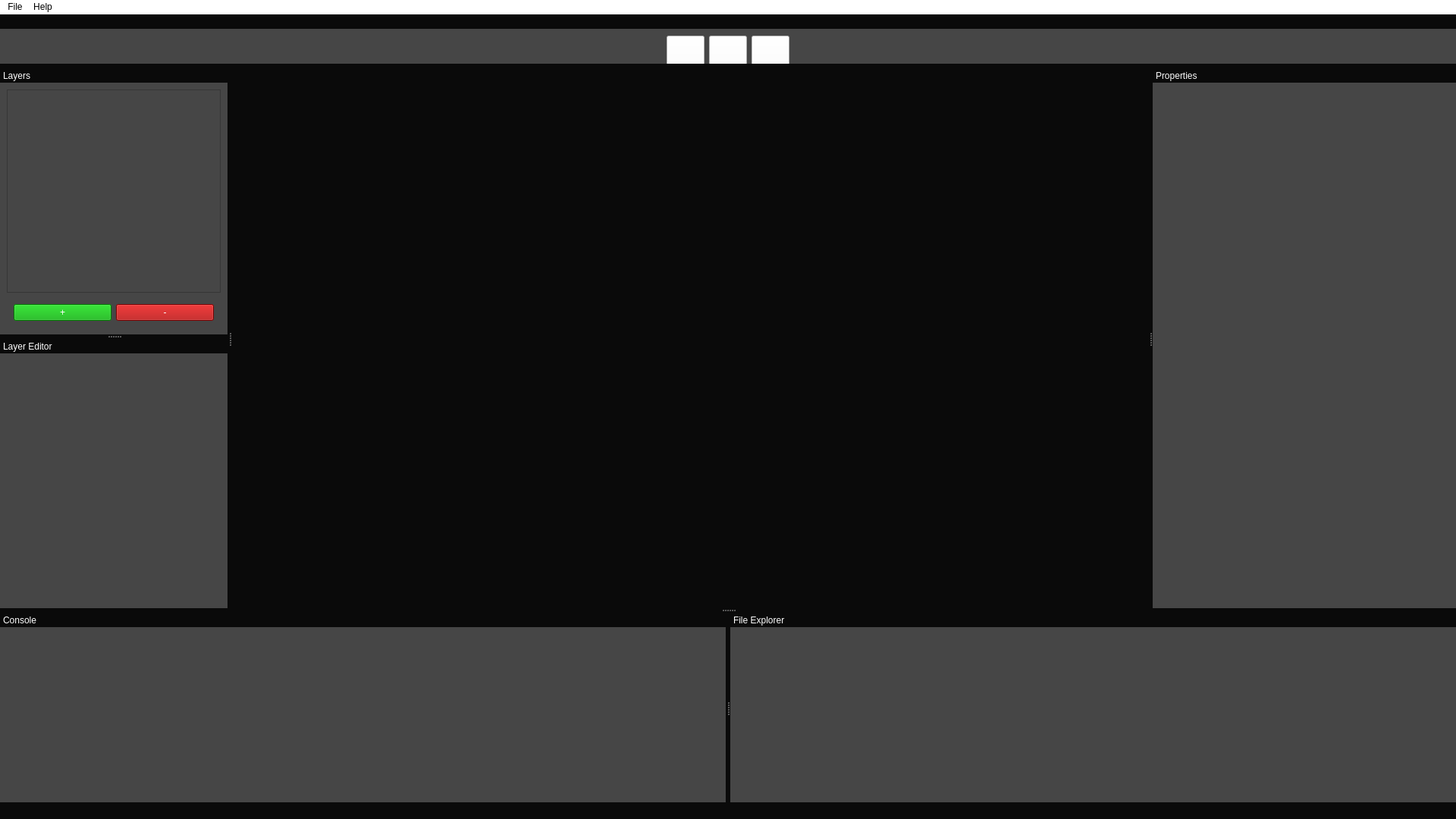
<?xml version="1.0" encoding="UTF-8"?>
<ui version="4.0">
 <class>MainWindow</class>
 <widget class="QMainWindow" name="MainWindow">
  <property name="geometry">
   <rect>
    <x>0</x>
    <y>0</y>
    <width>1920</width>
    <height>1080</height>
   </rect>
  </property>
  <property name="palette">
   <palette>
    <active>
     <colorrole role="WindowText">
      <brush brushstyle="SolidPattern">
       <color alpha="255">
        <red>255</red>
        <green>255</green>
        <blue>255</blue>
       </color>
      </brush>
     </colorrole>
     <colorrole role="Button">
      <brush brushstyle="SolidPattern">
       <color alpha="255">
        <red>10</red>
        <green>10</green>
        <blue>10</blue>
       </color>
      </brush>
     </colorrole>
     <colorrole role="Light">
      <brush brushstyle="SolidPattern">
       <color alpha="255">
        <red>105</red>
        <green>105</green>
        <blue>105</blue>
       </color>
      </brush>
     </colorrole>
     <colorrole role="Midlight">
      <brush brushstyle="SolidPattern">
       <color alpha="255">
        <red>87</red>
        <green>87</green>
        <blue>87</blue>
       </color>
      </brush>
     </colorrole>
     <colorrole role="Dark">
      <brush brushstyle="SolidPattern">
       <color alpha="255">
        <red>35</red>
        <green>35</green>
        <blue>35</blue>
       </color>
      </brush>
     </colorrole>
     <colorrole role="Mid">
      <brush brushstyle="SolidPattern">
       <color alpha="255">
        <red>46</red>
        <green>46</green>
        <blue>46</blue>
       </color>
      </brush>
     </colorrole>
     <colorrole role="Text">
      <brush brushstyle="SolidPattern">
       <color alpha="255">
        <red>255</red>
        <green>255</green>
        <blue>255</blue>
       </color>
      </brush>
     </colorrole>
     <colorrole role="BrightText">
      <brush brushstyle="SolidPattern">
       <color alpha="255">
        <red>255</red>
        <green>255</green>
        <blue>255</blue>
       </color>
      </brush>
     </colorrole>
     <colorrole role="ButtonText">
      <brush brushstyle="SolidPattern">
       <color alpha="255">
        <red>255</red>
        <green>255</green>
        <blue>255</blue>
       </color>
      </brush>
     </colorrole>
     <colorrole role="Base">
      <brush brushstyle="SolidPattern">
       <color alpha="255">
        <red>10</red>
        <green>10</green>
        <blue>10</blue>
       </color>
      </brush>
     </colorrole>
     <colorrole role="Window">
      <brush brushstyle="SolidPattern">
       <color alpha="255">
        <red>10</red>
        <green>10</green>
        <blue>10</blue>
       </color>
      </brush>
     </colorrole>
     <colorrole role="Shadow">
      <brush brushstyle="SolidPattern">
       <color alpha="255">
        <red>0</red>
        <green>0</green>
        <blue>0</blue>
       </color>
      </brush>
     </colorrole>
     <colorrole role="AlternateBase">
      <brush brushstyle="SolidPattern">
       <color alpha="255">
        <red>35</red>
        <green>35</green>
        <blue>35</blue>
       </color>
      </brush>
     </colorrole>
     <colorrole role="ToolTipBase">
      <brush brushstyle="SolidPattern">
       <color alpha="255">
        <red>255</red>
        <green>255</green>
        <blue>220</blue>
       </color>
      </brush>
     </colorrole>
     <colorrole role="ToolTipText">
      <brush brushstyle="SolidPattern">
       <color alpha="255">
        <red>0</red>
        <green>0</green>
        <blue>0</blue>
       </color>
      </brush>
     </colorrole>
     <colorrole role="PlaceholderText">
      <brush brushstyle="SolidPattern">
       <color alpha="128">
        <red>255</red>
        <green>255</green>
        <blue>255</blue>
       </color>
      </brush>
     </colorrole>
    </active>
    <inactive>
     <colorrole role="WindowText">
      <brush brushstyle="SolidPattern">
       <color alpha="255">
        <red>255</red>
        <green>255</green>
        <blue>255</blue>
       </color>
      </brush>
     </colorrole>
     <colorrole role="Button">
      <brush brushstyle="SolidPattern">
       <color alpha="255">
        <red>10</red>
        <green>10</green>
        <blue>10</blue>
       </color>
      </brush>
     </colorrole>
     <colorrole role="Light">
      <brush brushstyle="SolidPattern">
       <color alpha="255">
        <red>105</red>
        <green>105</green>
        <blue>105</blue>
       </color>
      </brush>
     </colorrole>
     <colorrole role="Midlight">
      <brush brushstyle="SolidPattern">
       <color alpha="255">
        <red>87</red>
        <green>87</green>
        <blue>87</blue>
       </color>
      </brush>
     </colorrole>
     <colorrole role="Dark">
      <brush brushstyle="SolidPattern">
       <color alpha="255">
        <red>35</red>
        <green>35</green>
        <blue>35</blue>
       </color>
      </brush>
     </colorrole>
     <colorrole role="Mid">
      <brush brushstyle="SolidPattern">
       <color alpha="255">
        <red>46</red>
        <green>46</green>
        <blue>46</blue>
       </color>
      </brush>
     </colorrole>
     <colorrole role="Text">
      <brush brushstyle="SolidPattern">
       <color alpha="255">
        <red>255</red>
        <green>255</green>
        <blue>255</blue>
       </color>
      </brush>
     </colorrole>
     <colorrole role="BrightText">
      <brush brushstyle="SolidPattern">
       <color alpha="255">
        <red>255</red>
        <green>255</green>
        <blue>255</blue>
       </color>
      </brush>
     </colorrole>
     <colorrole role="ButtonText">
      <brush brushstyle="SolidPattern">
       <color alpha="255">
        <red>255</red>
        <green>255</green>
        <blue>255</blue>
       </color>
      </brush>
     </colorrole>
     <colorrole role="Base">
      <brush brushstyle="SolidPattern">
       <color alpha="255">
        <red>10</red>
        <green>10</green>
        <blue>10</blue>
       </color>
      </brush>
     </colorrole>
     <colorrole role="Window">
      <brush brushstyle="SolidPattern">
       <color alpha="255">
        <red>10</red>
        <green>10</green>
        <blue>10</blue>
       </color>
      </brush>
     </colorrole>
     <colorrole role="Shadow">
      <brush brushstyle="SolidPattern">
       <color alpha="255">
        <red>0</red>
        <green>0</green>
        <blue>0</blue>
       </color>
      </brush>
     </colorrole>
     <colorrole role="AlternateBase">
      <brush brushstyle="SolidPattern">
       <color alpha="255">
        <red>35</red>
        <green>35</green>
        <blue>35</blue>
       </color>
      </brush>
     </colorrole>
     <colorrole role="ToolTipBase">
      <brush brushstyle="SolidPattern">
       <color alpha="255">
        <red>255</red>
        <green>255</green>
        <blue>220</blue>
       </color>
      </brush>
     </colorrole>
     <colorrole role="ToolTipText">
      <brush brushstyle="SolidPattern">
       <color alpha="255">
        <red>0</red>
        <green>0</green>
        <blue>0</blue>
       </color>
      </brush>
     </colorrole>
     <colorrole role="PlaceholderText">
      <brush brushstyle="SolidPattern">
       <color alpha="128">
        <red>255</red>
        <green>255</green>
        <blue>255</blue>
       </color>
      </brush>
     </colorrole>
    </inactive>
    <disabled>
     <colorrole role="WindowText">
      <brush brushstyle="SolidPattern">
       <color alpha="255">
        <red>255</red>
        <green>255</green>
        <blue>255</blue>
       </color>
      </brush>
     </colorrole>
     <colorrole role="Button">
      <brush brushstyle="SolidPattern">
       <color alpha="255">
        <red>10</red>
        <green>10</green>
        <blue>10</blue>
       </color>
      </brush>
     </colorrole>
     <colorrole role="Light">
      <brush brushstyle="SolidPattern">
       <color alpha="255">
        <red>105</red>
        <green>105</green>
        <blue>105</blue>
       </color>
      </brush>
     </colorrole>
     <colorrole role="Midlight">
      <brush brushstyle="SolidPattern">
       <color alpha="255">
        <red>87</red>
        <green>87</green>
        <blue>87</blue>
       </color>
      </brush>
     </colorrole>
     <colorrole role="Dark">
      <brush brushstyle="SolidPattern">
       <color alpha="255">
        <red>35</red>
        <green>35</green>
        <blue>35</blue>
       </color>
      </brush>
     </colorrole>
     <colorrole role="Mid">
      <brush brushstyle="SolidPattern">
       <color alpha="255">
        <red>46</red>
        <green>46</green>
        <blue>46</blue>
       </color>
      </brush>
     </colorrole>
     <colorrole role="Text">
      <brush brushstyle="SolidPattern">
       <color alpha="255">
        <red>255</red>
        <green>255</green>
        <blue>255</blue>
       </color>
      </brush>
     </colorrole>
     <colorrole role="BrightText">
      <brush brushstyle="SolidPattern">
       <color alpha="255">
        <red>255</red>
        <green>255</green>
        <blue>255</blue>
       </color>
      </brush>
     </colorrole>
     <colorrole role="ButtonText">
      <brush brushstyle="SolidPattern">
       <color alpha="255">
        <red>255</red>
        <green>255</green>
        <blue>255</blue>
       </color>
      </brush>
     </colorrole>
     <colorrole role="Base">
      <brush brushstyle="SolidPattern">
       <color alpha="255">
        <red>10</red>
        <green>10</green>
        <blue>10</blue>
       </color>
      </brush>
     </colorrole>
     <colorrole role="Window">
      <brush brushstyle="SolidPattern">
       <color alpha="255">
        <red>10</red>
        <green>10</green>
        <blue>10</blue>
       </color>
      </brush>
     </colorrole>
     <colorrole role="Shadow">
      <brush brushstyle="SolidPattern">
       <color alpha="255">
        <red>0</red>
        <green>0</green>
        <blue>0</blue>
       </color>
      </brush>
     </colorrole>
     <colorrole role="AlternateBase">
      <brush brushstyle="SolidPattern">
       <color alpha="255">
        <red>70</red>
        <green>70</green>
        <blue>70</blue>
       </color>
      </brush>
     </colorrole>
     <colorrole role="ToolTipBase">
      <brush brushstyle="SolidPattern">
       <color alpha="255">
        <red>255</red>
        <green>255</green>
        <blue>220</blue>
       </color>
      </brush>
     </colorrole>
     <colorrole role="ToolTipText">
      <brush brushstyle="SolidPattern">
       <color alpha="255">
        <red>0</red>
        <green>0</green>
        <blue>0</blue>
       </color>
      </brush>
     </colorrole>
     <colorrole role="PlaceholderText">
      <brush brushstyle="SolidPattern">
       <color alpha="128">
        <red>255</red>
        <green>255</green>
        <blue>255</blue>
       </color>
      </brush>
     </colorrole>
    </disabled>
   </palette>
  </property>
  <property name="contextMenuPolicy">
   <enum>Qt::NoContextMenu</enum>
  </property>
  <property name="windowTitle">
   <string>MainWindow</string>
  </property>
  <property name="styleSheet">
   <string notr="true">background-color: rgb(10, 10, 10);
color: rgb(255, 255, 255);</string>
  </property>
  <property name="toolButtonStyle">
   <enum>Qt::ToolButtonIconOnly</enum>
  </property>
  <property name="dockNestingEnabled">
   <bool>false</bool>
  </property>
  <widget class="QWidget" name="mainWidget">
   <property name="sizePolicy">
    <sizepolicy hsizetype="Preferred" vsizetype="Preferred">
     <horstretch>0</horstretch>
     <verstretch>0</verstretch>
    </sizepolicy>
   </property>
   <property name="minimumSize">
    <size>
     <width>480</width>
     <height>270</height>
    </size>
   </property>
   <property name="focusPolicy">
    <enum>Qt::StrongFocus</enum>
   </property>
   <layout class="QGridLayout" name="gridLayout_2">
    <item row="0" column="0">
     <widget class="QWidget" name="game" native="true">
      <property name="focusPolicy">
       <enum>Qt::StrongFocus</enum>
      </property>
     </widget>
    </item>
   </layout>
  </widget>
  <widget class="QStatusBar" name="statusbar"/>
  <widget class="QDockWidget" name="layers">
   <property name="sizePolicy">
    <sizepolicy hsizetype="Preferred" vsizetype="Minimum">
     <horstretch>0</horstretch>
     <verstretch>0</verstretch>
    </sizepolicy>
   </property>
   <property name="minimumSize">
    <size>
     <width>300</width>
     <height>296</height>
    </size>
   </property>
   <property name="focusPolicy">
    <enum>Qt::StrongFocus</enum>
   </property>
   <property name="contextMenuPolicy">
    <enum>Qt::NoContextMenu</enum>
   </property>
   <property name="styleSheet">
    <string notr="true">background-color: rgb(70, 70, 70);
</string>
   </property>
   <property name="features">
    <set>QDockWidget::DockWidgetMovable</set>
   </property>
   <property name="windowTitle">
    <string>Layers</string>
   </property>
   <attribute name="dockWidgetArea">
    <number>1</number>
   </attribute>
   <widget class="QWidget" name="dockWidgetContents">
    <layout class="QVBoxLayout" name="verticalLayout">
     <item>
      <widget class="QListWidget" name="layerList">
       <property name="enabled">
        <bool>true</bool>
       </property>
       <property name="sizePolicy">
        <sizepolicy hsizetype="Expanding" vsizetype="Expanding">
         <horstretch>0</horstretch>
         <verstretch>0</verstretch>
        </sizepolicy>
       </property>
       <property name="styleSheet">
        <string notr="true">alternate-background-color: rgb(139, 139, 139);</string>
       </property>
       <property name="editTriggers">
        <set>QAbstractItemView::DoubleClicked|QAbstractItemView::EditKeyPressed</set>
       </property>
       <property name="tabKeyNavigation">
        <bool>true</bool>
       </property>
       <property name="dragDropMode">
        <enum>QAbstractItemView::DragDrop</enum>
       </property>
       <property name="defaultDropAction">
        <enum>Qt::MoveAction</enum>
       </property>
       <property name="alternatingRowColors">
        <bool>true</bool>
       </property>
       <property name="selectionRectVisible">
        <bool>true</bool>
       </property>
      </widget>
     </item>
     <item>
      <widget class="QWidget" name="widget" native="true">
       <layout class="QHBoxLayout" name="horizontalLayout_2">
        <item>
         <widget class="QPushButton" name="add">
          <property name="toolTip">
           <string>&lt;html&gt;&lt;head/&gt;&lt;body&gt;&lt;p&gt;Add a new Layer&lt;/p&gt;&lt;/body&gt;&lt;/html&gt;</string>
          </property>
          <property name="styleSheet">
           <string notr="true">background-color: rgb(0, 170, 0);</string>
          </property>
          <property name="text">
           <string>+</string>
          </property>
         </widget>
        </item>
        <item>
         <widget class="QPushButton" name="remove">
          <property name="toolTip">
           <string>&lt;html&gt;&lt;head/&gt;&lt;body&gt;&lt;p&gt;Remove the selected Layer&lt;/p&gt;&lt;/body&gt;&lt;/html&gt;</string>
          </property>
          <property name="styleSheet">
           <string notr="true">background-color: rgb(170, 0, 0);</string>
          </property>
          <property name="text">
           <string>-</string>
          </property>
         </widget>
        </item>
       </layout>
      </widget>
     </item>
    </layout>
   </widget>
  </widget>
  <widget class="QDockWidget" name="layereditor">
   <property name="enabled">
    <bool>true</bool>
   </property>
   <property name="minimumSize">
    <size>
     <width>300</width>
     <height>300</height>
    </size>
   </property>
   <property name="focusPolicy">
    <enum>Qt::StrongFocus</enum>
   </property>
   <property name="contextMenuPolicy">
    <enum>Qt::NoContextMenu</enum>
   </property>
   <property name="styleSheet">
    <string notr="true">background-color: rgb(70, 70, 70);
</string>
   </property>
   <property name="features">
    <set>QDockWidget::DockWidgetMovable</set>
   </property>
   <property name="windowTitle">
    <string>Layer Editor</string>
   </property>
   <attribute name="dockWidgetArea">
    <number>1</number>
   </attribute>
   <widget class="QWidget" name="contents"/>
  </widget>
  <widget class="QDockWidget" name="console">
   <property name="minimumSize">
    <size>
     <width>250</width>
     <height>250</height>
    </size>
   </property>
   <property name="focusPolicy">
    <enum>Qt::StrongFocus</enum>
   </property>
   <property name="contextMenuPolicy">
    <enum>Qt::NoContextMenu</enum>
   </property>
   <property name="styleSheet">
    <string notr="true">background-color: rgb(70, 70, 70);
</string>
   </property>
   <property name="features">
    <set>QDockWidget::DockWidgetMovable</set>
   </property>
   <property name="windowTitle">
    <string>Console</string>
   </property>
   <attribute name="dockWidgetArea">
    <number>8</number>
   </attribute>
   <widget class="QWidget" name="contents_2"/>
  </widget>
  <widget class="QDockWidget" name="files">
   <property name="minimumSize">
    <size>
     <width>250</width>
     <height>250</height>
    </size>
   </property>
   <property name="focusPolicy">
    <enum>Qt::StrongFocus</enum>
   </property>
   <property name="contextMenuPolicy">
    <enum>Qt::NoContextMenu</enum>
   </property>
   <property name="styleSheet">
    <string notr="true">background-color: rgb(70, 70, 70);
</string>
   </property>
   <property name="features">
    <set>QDockWidget::DockWidgetMovable</set>
   </property>
   <property name="windowTitle">
    <string>File Explorer</string>
   </property>
   <attribute name="dockWidgetArea">
    <number>8</number>
   </attribute>
   <widget class="QWidget" name="contents_3"/>
  </widget>
  <widget class="QDockWidget" name="properties">
   <property name="minimumSize">
    <size>
     <width>400</width>
     <height>150</height>
    </size>
   </property>
   <property name="focusPolicy">
    <enum>Qt::StrongFocus</enum>
   </property>
   <property name="contextMenuPolicy">
    <enum>Qt::NoContextMenu</enum>
   </property>
   <property name="styleSheet">
    <string notr="true">background-color: rgb(70, 70, 70);
border-color: rgb(0, 0, 0);
</string>
   </property>
   <property name="features">
    <set>QDockWidget::DockWidgetMovable</set>
   </property>
   <property name="windowTitle">
    <string>Properties</string>
   </property>
   <attribute name="dockWidgetArea">
    <number>2</number>
   </attribute>
   <widget class="QWidget" name="properties_contents"/>
  </widget>
  <widget class="QMenuBar" name="menubar">
   <property name="geometry">
    <rect>
     <x>0</x>
     <y>0</y>
     <width>1920</width>
     <height>21</height>
    </rect>
   </property>
   <property name="palette">
    <palette>
     <active>
      <colorrole role="WindowText">
       <brush brushstyle="SolidPattern">
        <color alpha="255">
         <red>0</red>
         <green>0</green>
         <blue>0</blue>
        </color>
       </brush>
      </colorrole>
      <colorrole role="Button">
       <brush brushstyle="SolidPattern">
        <color alpha="255">
         <red>255</red>
         <green>255</green>
         <blue>255</blue>
        </color>
       </brush>
      </colorrole>
      <colorrole role="Text">
       <brush brushstyle="SolidPattern">
        <color alpha="255">
         <red>0</red>
         <green>0</green>
         <blue>0</blue>
        </color>
       </brush>
      </colorrole>
      <colorrole role="ButtonText">
       <brush brushstyle="SolidPattern">
        <color alpha="255">
         <red>0</red>
         <green>0</green>
         <blue>0</blue>
        </color>
       </brush>
      </colorrole>
      <colorrole role="Base">
       <brush brushstyle="SolidPattern">
        <color alpha="255">
         <red>255</red>
         <green>255</green>
         <blue>255</blue>
        </color>
       </brush>
      </colorrole>
      <colorrole role="Window">
       <brush brushstyle="SolidPattern">
        <color alpha="255">
         <red>255</red>
         <green>255</green>
         <blue>255</blue>
        </color>
       </brush>
      </colorrole>
      <colorrole role="HighlightedText">
       <brush brushstyle="SolidPattern">
        <color alpha="255">
         <red>193</red>
         <green>193</green>
         <blue>193</blue>
        </color>
       </brush>
      </colorrole>
      <colorrole role="PlaceholderText">
       <brush brushstyle="NoBrush">
        <color alpha="128">
         <red>0</red>
         <green>0</green>
         <blue>0</blue>
        </color>
       </brush>
      </colorrole>
     </active>
     <inactive>
      <colorrole role="WindowText">
       <brush brushstyle="SolidPattern">
        <color alpha="255">
         <red>0</red>
         <green>0</green>
         <blue>0</blue>
        </color>
       </brush>
      </colorrole>
      <colorrole role="Button">
       <brush brushstyle="SolidPattern">
        <color alpha="255">
         <red>255</red>
         <green>255</green>
         <blue>255</blue>
        </color>
       </brush>
      </colorrole>
      <colorrole role="Text">
       <brush brushstyle="SolidPattern">
        <color alpha="255">
         <red>0</red>
         <green>0</green>
         <blue>0</blue>
        </color>
       </brush>
      </colorrole>
      <colorrole role="ButtonText">
       <brush brushstyle="SolidPattern">
        <color alpha="255">
         <red>0</red>
         <green>0</green>
         <blue>0</blue>
        </color>
       </brush>
      </colorrole>
      <colorrole role="Base">
       <brush brushstyle="SolidPattern">
        <color alpha="255">
         <red>255</red>
         <green>255</green>
         <blue>255</blue>
        </color>
       </brush>
      </colorrole>
      <colorrole role="Window">
       <brush brushstyle="SolidPattern">
        <color alpha="255">
         <red>255</red>
         <green>255</green>
         <blue>255</blue>
        </color>
       </brush>
      </colorrole>
      <colorrole role="HighlightedText">
       <brush brushstyle="SolidPattern">
        <color alpha="255">
         <red>193</red>
         <green>193</green>
         <blue>193</blue>
        </color>
       </brush>
      </colorrole>
      <colorrole role="PlaceholderText">
       <brush brushstyle="NoBrush">
        <color alpha="128">
         <red>0</red>
         <green>0</green>
         <blue>0</blue>
        </color>
       </brush>
      </colorrole>
     </inactive>
     <disabled>
      <colorrole role="WindowText">
       <brush brushstyle="SolidPattern">
        <color alpha="255">
         <red>0</red>
         <green>0</green>
         <blue>0</blue>
        </color>
       </brush>
      </colorrole>
      <colorrole role="Button">
       <brush brushstyle="SolidPattern">
        <color alpha="255">
         <red>255</red>
         <green>255</green>
         <blue>255</blue>
        </color>
       </brush>
      </colorrole>
      <colorrole role="Text">
       <brush brushstyle="SolidPattern">
        <color alpha="255">
         <red>0</red>
         <green>0</green>
         <blue>0</blue>
        </color>
       </brush>
      </colorrole>
      <colorrole role="ButtonText">
       <brush brushstyle="SolidPattern">
        <color alpha="255">
         <red>0</red>
         <green>0</green>
         <blue>0</blue>
        </color>
       </brush>
      </colorrole>
      <colorrole role="Base">
       <brush brushstyle="SolidPattern">
        <color alpha="255">
         <red>255</red>
         <green>255</green>
         <blue>255</blue>
        </color>
       </brush>
      </colorrole>
      <colorrole role="Window">
       <brush brushstyle="SolidPattern">
        <color alpha="255">
         <red>255</red>
         <green>255</green>
         <blue>255</blue>
        </color>
       </brush>
      </colorrole>
      <colorrole role="HighlightedText">
       <brush brushstyle="SolidPattern">
        <color alpha="255">
         <red>193</red>
         <green>193</green>
         <blue>193</blue>
        </color>
       </brush>
      </colorrole>
      <colorrole role="PlaceholderText">
       <brush brushstyle="NoBrush">
        <color alpha="128">
         <red>0</red>
         <green>0</green>
         <blue>0</blue>
        </color>
       </brush>
      </colorrole>
     </disabled>
    </palette>
   </property>
   <property name="contextMenuPolicy">
    <enum>Qt::NoContextMenu</enum>
   </property>
   <property name="styleSheet">
    <string notr="true">background-color: rgb(255, 255, 255);
selection-color: rgb(193, 193, 193);
color:rgb(0, 0, 0);</string>
   </property>
   <widget class="QMenu" name="menuFile">
    <property name="title">
     <string>File</string>
    </property>
    <widget class="QMenu" name="menuCreate">
     <property name="title">
      <string>Create</string>
     </property>
     <addaction name="createScene"/>
     <addaction name="createTileset"/>
     <addaction name="createAnimationClip"/>
    </widget>
    <widget class="QMenu" name="menuOpen">
     <property name="title">
      <string>Open</string>
     </property>
     <addaction name="openScene"/>
    </widget>
    <widget class="QMenu" name="menuSave">
     <property name="title">
      <string>Save</string>
     </property>
     <addaction name="saveScene"/>
    </widget>
    <addaction name="menuCreate"/>
    <addaction name="menuOpen"/>
    <addaction name="menuSave"/>
   </widget>
   <widget class="QMenu" name="menuHelp">
    <property name="title">
     <string>Help</string>
    </property>
    <addaction name="gotoGithub"/>
    <addaction name="gotoDocumentation"/>
   </widget>
   <addaction name="menuFile"/>
   <addaction name="menuHelp"/>
  </widget>
  <widget class="QDockWidget" name="topbar">
   <property name="minimumSize">
    <size>
     <width>192</width>
     <height>65</height>
    </size>
   </property>
   <property name="maximumSize">
    <size>
     <width>524287</width>
     <height>65</height>
    </size>
   </property>
   <property name="palette">
    <palette>
     <active>
      <colorrole role="WindowText">
       <brush brushstyle="SolidPattern">
        <color alpha="255">
         <red>255</red>
         <green>255</green>
         <blue>255</blue>
        </color>
       </brush>
      </colorrole>
      <colorrole role="Button">
       <brush brushstyle="SolidPattern">
        <color alpha="255">
         <red>70</red>
         <green>70</green>
         <blue>70</blue>
        </color>
       </brush>
      </colorrole>
      <colorrole role="Text">
       <brush brushstyle="SolidPattern">
        <color alpha="255">
         <red>255</red>
         <green>255</green>
         <blue>255</blue>
        </color>
       </brush>
      </colorrole>
      <colorrole role="ButtonText">
       <brush brushstyle="SolidPattern">
        <color alpha="255">
         <red>255</red>
         <green>255</green>
         <blue>255</blue>
        </color>
       </brush>
      </colorrole>
      <colorrole role="Base">
       <brush brushstyle="SolidPattern">
        <color alpha="255">
         <red>70</red>
         <green>70</green>
         <blue>70</blue>
        </color>
       </brush>
      </colorrole>
      <colorrole role="Window">
       <brush brushstyle="SolidPattern">
        <color alpha="255">
         <red>70</red>
         <green>70</green>
         <blue>70</blue>
        </color>
       </brush>
      </colorrole>
      <colorrole role="PlaceholderText">
       <brush brushstyle="NoBrush">
        <color alpha="128">
         <red>255</red>
         <green>255</green>
         <blue>255</blue>
        </color>
       </brush>
      </colorrole>
     </active>
     <inactive>
      <colorrole role="WindowText">
       <brush brushstyle="SolidPattern">
        <color alpha="255">
         <red>255</red>
         <green>255</green>
         <blue>255</blue>
        </color>
       </brush>
      </colorrole>
      <colorrole role="Button">
       <brush brushstyle="SolidPattern">
        <color alpha="255">
         <red>70</red>
         <green>70</green>
         <blue>70</blue>
        </color>
       </brush>
      </colorrole>
      <colorrole role="Text">
       <brush brushstyle="SolidPattern">
        <color alpha="255">
         <red>255</red>
         <green>255</green>
         <blue>255</blue>
        </color>
       </brush>
      </colorrole>
      <colorrole role="ButtonText">
       <brush brushstyle="SolidPattern">
        <color alpha="255">
         <red>255</red>
         <green>255</green>
         <blue>255</blue>
        </color>
       </brush>
      </colorrole>
      <colorrole role="Base">
       <brush brushstyle="SolidPattern">
        <color alpha="255">
         <red>70</red>
         <green>70</green>
         <blue>70</blue>
        </color>
       </brush>
      </colorrole>
      <colorrole role="Window">
       <brush brushstyle="SolidPattern">
        <color alpha="255">
         <red>70</red>
         <green>70</green>
         <blue>70</blue>
        </color>
       </brush>
      </colorrole>
      <colorrole role="PlaceholderText">
       <brush brushstyle="NoBrush">
        <color alpha="128">
         <red>255</red>
         <green>255</green>
         <blue>255</blue>
        </color>
       </brush>
      </colorrole>
     </inactive>
     <disabled>
      <colorrole role="WindowText">
       <brush brushstyle="SolidPattern">
        <color alpha="255">
         <red>255</red>
         <green>255</green>
         <blue>255</blue>
        </color>
       </brush>
      </colorrole>
      <colorrole role="Button">
       <brush brushstyle="SolidPattern">
        <color alpha="255">
         <red>70</red>
         <green>70</green>
         <blue>70</blue>
        </color>
       </brush>
      </colorrole>
      <colorrole role="Text">
       <brush brushstyle="SolidPattern">
        <color alpha="255">
         <red>255</red>
         <green>255</green>
         <blue>255</blue>
        </color>
       </brush>
      </colorrole>
      <colorrole role="ButtonText">
       <brush brushstyle="SolidPattern">
        <color alpha="255">
         <red>255</red>
         <green>255</green>
         <blue>255</blue>
        </color>
       </brush>
      </colorrole>
      <colorrole role="Base">
       <brush brushstyle="SolidPattern">
        <color alpha="255">
         <red>70</red>
         <green>70</green>
         <blue>70</blue>
        </color>
       </brush>
      </colorrole>
      <colorrole role="Window">
       <brush brushstyle="SolidPattern">
        <color alpha="255">
         <red>70</red>
         <green>70</green>
         <blue>70</blue>
        </color>
       </brush>
      </colorrole>
      <colorrole role="PlaceholderText">
       <brush brushstyle="NoBrush">
        <color alpha="128">
         <red>255</red>
         <green>255</green>
         <blue>255</blue>
        </color>
       </brush>
      </colorrole>
     </disabled>
    </palette>
   </property>
   <property name="focusPolicy">
    <enum>Qt::NoFocus</enum>
   </property>
   <property name="styleSheet">
    <string notr="true">background-color: rgb(70, 70, 70);
</string>
   </property>
   <property name="features">
    <set>QDockWidget::NoDockWidgetFeatures</set>
   </property>
   <property name="allowedAreas">
    <set>Qt::TopDockWidgetArea</set>
   </property>
   <attribute name="dockWidgetArea">
    <number>4</number>
   </attribute>
   <widget class="QWidget" name="dockWidgetContents_2">
    <property name="enabled">
     <bool>true</bool>
    </property>
    <layout class="QHBoxLayout" name="horizontalLayout">
     <item>
      <spacer name="horizontalSpacer">
       <property name="orientation">
        <enum>Qt::Horizontal</enum>
       </property>
       <property name="sizeType">
        <enum>QSizePolicy::Expanding</enum>
       </property>
       <property name="sizeHint" stdset="0">
        <size>
         <width>40</width>
         <height>20</height>
        </size>
       </property>
      </spacer>
     </item>
     <item>
      <widget class="QPushButton" name="pause">
       <property name="minimumSize">
        <size>
         <width>50</width>
         <height>50</height>
        </size>
       </property>
       <property name="maximumSize">
        <size>
         <width>50</width>
         <height>50</height>
        </size>
       </property>
       <property name="styleSheet">
        <string notr="true">background-color: rgb(255, 255, 255);</string>
       </property>
       <property name="text">
        <string/>
       </property>
       <property name="icon">
        <iconset>
         <normaloff>Internal/Icons/pause.png</normaloff>Internal/Icons/pause.png</iconset>
       </property>
       <property name="iconSize">
        <size>
         <width>32</width>
         <height>32</height>
        </size>
       </property>
       <property name="checkable">
        <bool>true</bool>
       </property>
      </widget>
     </item>
     <item>
      <widget class="QPushButton" name="start">
       <property name="minimumSize">
        <size>
         <width>50</width>
         <height>50</height>
        </size>
       </property>
       <property name="maximumSize">
        <size>
         <width>50</width>
         <height>50</height>
        </size>
       </property>
       <property name="styleSheet">
        <string notr="true">background-color: rgb(255, 255, 255);</string>
       </property>
       <property name="text">
        <string/>
       </property>
       <property name="icon">
        <iconset>
         <normaloff>Internal/Icons/play.png</normaloff>Internal/Icons/play.png</iconset>
       </property>
       <property name="iconSize">
        <size>
         <width>32</width>
         <height>32</height>
        </size>
       </property>
       <property name="checkable">
        <bool>true</bool>
       </property>
      </widget>
     </item>
     <item>
      <widget class="QPushButton" name="stop">
       <property name="minimumSize">
        <size>
         <width>50</width>
         <height>50</height>
        </size>
       </property>
       <property name="maximumSize">
        <size>
         <width>50</width>
         <height>50</height>
        </size>
       </property>
       <property name="styleSheet">
        <string notr="true">background-color: rgb(255, 255, 255);</string>
       </property>
       <property name="text">
        <string/>
       </property>
       <property name="icon">
        <iconset>
         <normaloff>Internal/Icons/stop.png</normaloff>Internal/Icons/stop.png</iconset>
       </property>
       <property name="iconSize">
        <size>
         <width>32</width>
         <height>32</height>
        </size>
       </property>
      </widget>
     </item>
     <item>
      <spacer name="horizontalSpacer_2">
       <property name="orientation">
        <enum>Qt::Horizontal</enum>
       </property>
       <property name="sizeType">
        <enum>QSizePolicy::Expanding</enum>
       </property>
       <property name="sizeHint" stdset="0">
        <size>
         <width>40</width>
         <height>20</height>
        </size>
       </property>
      </spacer>
     </item>
    </layout>
   </widget>
  </widget>
  <action name="actionScene">
   <property name="text">
    <string>Scene</string>
   </property>
  </action>
  <action name="gotoGithub">
   <property name="text">
    <string>GitHub</string>
   </property>
  </action>
  <action name="gotoDocumentation">
   <property name="text">
    <string>Documentation</string>
   </property>
  </action>
  <action name="actionScene_2">
   <property name="text">
    <string>Scene</string>
   </property>
  </action>
  <action name="actionScene_3">
   <property name="text">
    <string>Scene</string>
   </property>
  </action>
  <action name="actionOpen">
   <property name="text">
    <string>Open Scene</string>
   </property>
  </action>
  <action name="actionOpen_Scene">
   <property name="text">
    <string>Open Scene</string>
   </property>
  </action>
  <action name="actionSave_Scene">
   <property name="text">
    <string>Save Scene</string>
   </property>
  </action>
  <action name="createScene">
   <property name="text">
    <string>Scene</string>
   </property>
  </action>
  <action name="createTileset">
   <property name="text">
    <string>Tileset</string>
   </property>
  </action>
  <action name="createAnimationClip">
   <property name="text">
    <string>Animation Clip</string>
   </property>
  </action>
  <action name="openScene">
   <property name="text">
    <string>Scene</string>
   </property>
  </action>
  <action name="saveScene">
   <property name="text">
    <string>Scene</string>
   </property>
  </action>
 </widget>
 <resources/>
 <connections/>
</ui>
